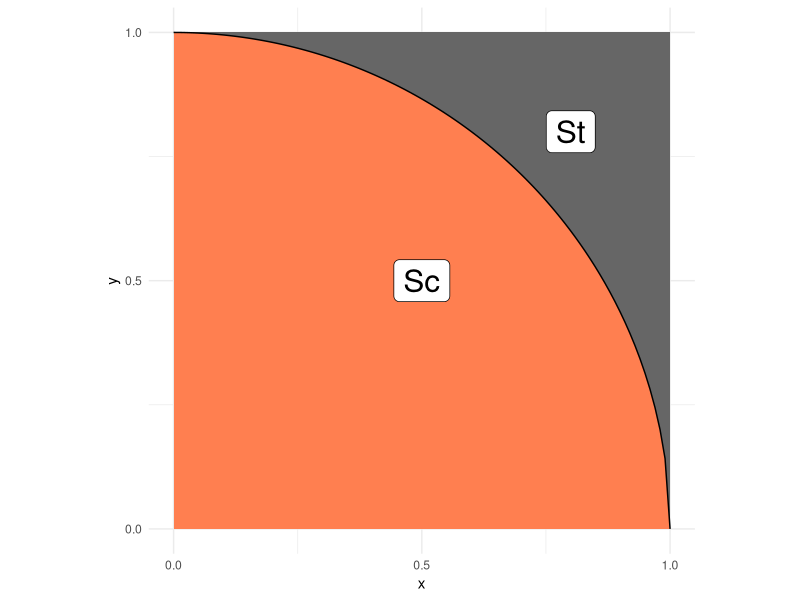
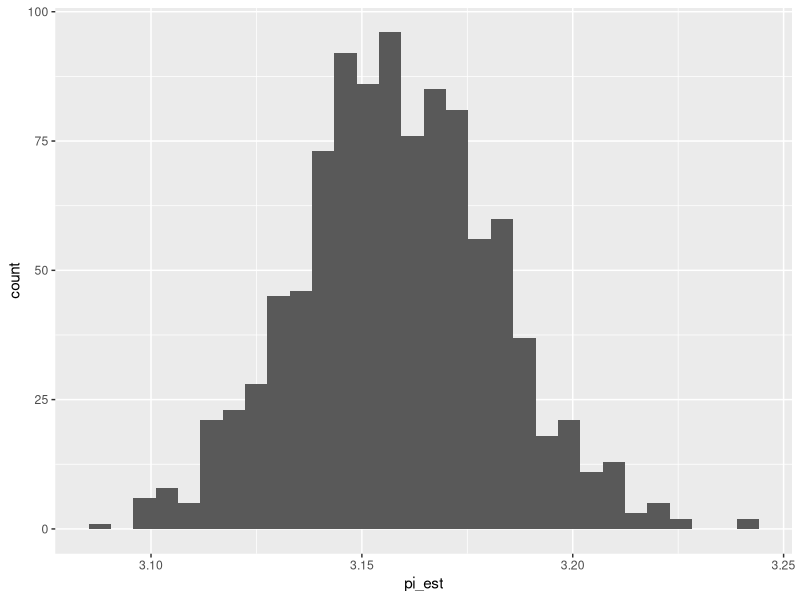

These figures' R source, in order:
## ---- chunk 1
library(tidyverse)
library(rsample)
## ---- chunk 2
## NOTE: No need to edit; this visual helps explain the pi estimation scheme
tibble(x = seq(0, 1, length.out = 100)) %>%
  mutate(y = sqrt(1 - x^2)) %>%

  ggplot(aes(x, y)) +
  annotate(
    "rect",
    xmin = 0, ymin = 0, xmax = 1, ymax = 1,
    fill = "grey40",
    size = 1
  ) +
  geom_ribbon(aes(ymin = 0, ymax = y), fill = "coral") +
  geom_line() +
  annotate(
    "label",
    x = 0.5, y = 0.5, label = "Sc",
    size = 8
  ) +
  annotate(
    "label",
    x = 0.8, y = 0.8, label = "St",
    size = 8
  ) +
  scale_x_continuous(breaks = c(0, 1/2, 1)) +
  scale_y_continuous(breaks = c(0, 1/2, 1)) +
  theme_minimal() +
  coord_fixed()
## ---- chunk 3
## TASK: Choose a sample size and generate samples
n <- 5000 # Choose a sample size
df_q1 <- tibble(x = runif(n, min = 0, max = 1),
                y = runif(n, min = 0, max = 1)) # Generate the data

df_q1
## ---- chunk 4
## NOTE: Do not edit this code
# Correct sample size
assertthat::assert_that(
  dim(df_q1) %>% 
    .[[1]] == n,
  msg = "The sample size should be `n`"
)
# Correct column names
assertthat::assert_that(
  setequal(names(df_q1), c("x", "y")),
  msg = "df_q1 must include the columns `x` and `y`"
)
print("Good")
## ---- chunk 5
## TASK: Finish implementing this function
stat <- function(x, y) {
  ifelse(x^2 + y^2 <= 1, 4, 0)
}
## ---- chunk 6
## TASK: Finish writing these assert statements

# Check the value for points *inside* the circle
assertthat::assert_that(
  tibble(x = 0, y = 1) %>% # Pick a point *inside* the circle
    mutate(stat = stat(x, y)) %>% 
    pull(stat) %>% 
    .[[1]] ==
    4, # Write the correct value of stat() here
  msg = "Incorrect value when a point is inside the circle"
)

# Check the value for points *outside* the circle
assertthat::assert_that(
    tibble(x = 1, y = 1) %>% # Pick a point *outside* the circle
    mutate(stat = stat(x, y)) %>% 
    pull(stat) %>% 
    .[[1]] ==
    0, # Write the correct value of stat() here
  msg = "Incorrect value when a point is outside the circle"
)
print("Your assertions passed, but make sure they're checking the right thing!")
## ---- chunk 7
## TASK: Estimate pi using your data from q1
df_q3 <- 
  df_q1 %>% 
  mutate(pi_piece = stat(x,y)) %>%
  summarise(pi_est = mean(pi_piece))
df_q3
## ---- chunk 8
## NOTE: Do not edit this code
# Correct sample size
assertthat::assert_that(
  dim(df_q3) %>% 
    .[[1]] == 1,
  msg = "This result should have just one row"
)
# Correct column names
assertthat::assert_that(
  setequal(names(df_q3), c("pi_est")),
  msg = "df_q3 must include the column `pi_est`"
)
print("Good")
## ---- chunk 9
## TASK: Finish the code below
df_q4 <- 
  df_q1 %>% 
  bootstraps(., times = 1000) %>% 
  
  
  mutate(
    pi_est = map_dbl(
      splits,
      function(split_df) {
        analysis(split_df) %>% 
          mutate(pi_piece = stat(x,y)) %>%
          summarise(pi_est = mean(pi_piece)) %>%
          pull(pi_est)
      }
    )
  )

## NOTE: Do not edit; use this to visualize your results
df_q4 %>% 
  ggplot(aes(pi_est)) +
  geom_histogram()
## ---- chunk 10
## TASK: Compute a bootstrap confidence interval at the 95% level (alpha = 0.05)
alpha <- 0.05

df_q5 <- 
  df_q4 %>% 
  summarize(
    pi_lo = quantile(pi_est, probs = alpha/2),
    pi_up = quantile(pi_est, probs = 1 - alpha/2)
  )

df_q5
## ---- chunk 11
alpha <= 0.05
z_c <- qnorm( 1 - (alpha) / 2 )

df_q1 %>%
  mutate(stat = stat(x, y)) %>%
  summarize(
    mean = mean(stat),
    sd = sd(stat),
    n = n()
  ) %>%
  mutate(
    se = sd / sqrt(n),
    pi_lo = mean - z_c * se,
    pi_up = mean + z_c * se
  )
  
